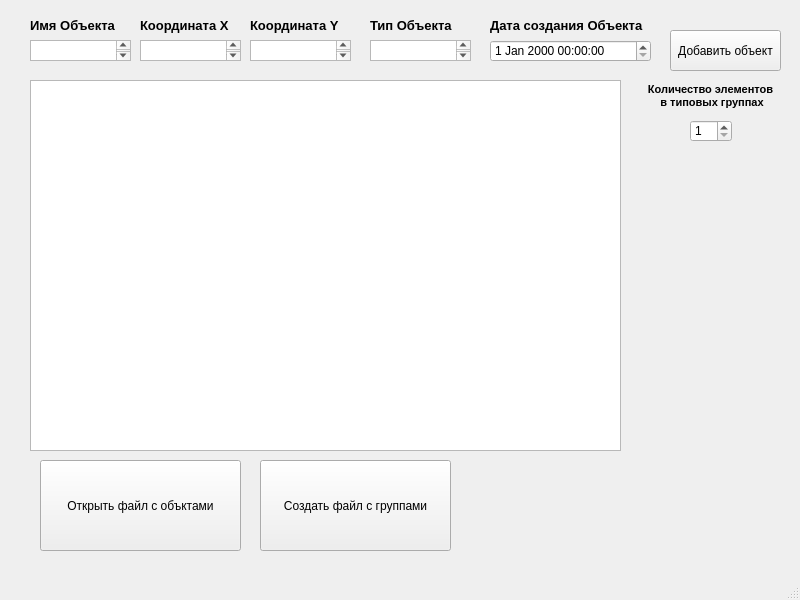
<?xml version="1.0" encoding="UTF-8"?>
<ui version="4.0">
 <class>MainWindow</class>
 <widget class="QMainWindow" name="MainWindow">
  <property name="geometry">
   <rect>
    <x>0</x>
    <y>0</y>
    <width>800</width>
    <height>600</height>
   </rect>
  </property>
  <property name="windowTitle">
   <string>MainWindow</string>
  </property>
  <widget class="QWidget" name="centralwidget">
   <widget class="QPushButton" name="OpenFileButton">
    <property name="geometry">
     <rect>
      <x>40</x>
      <y>460</y>
      <width>201</width>
      <height>91</height>
     </rect>
    </property>
    <property name="text">
     <string>Открыть файл с объктами</string>
    </property>
   </widget>
   <widget class="QLabel" name="label">
    <property name="geometry">
     <rect>
      <x>30</x>
      <y>10</y>
      <width>91</width>
      <height>31</height>
     </rect>
    </property>
    <property name="font">
     <font>
      <pointsize>10</pointsize>
      <weight>75</weight>
      <bold>true</bold>
     </font>
    </property>
    <property name="text">
     <string>Имя Объекта</string>
    </property>
   </widget>
   <widget class="QLabel" name="label_2">
    <property name="geometry">
     <rect>
      <x>140</x>
      <y>10</y>
      <width>101</width>
      <height>31</height>
     </rect>
    </property>
    <property name="font">
     <font>
      <pointsize>10</pointsize>
      <weight>75</weight>
      <bold>true</bold>
     </font>
    </property>
    <property name="text">
     <string>Координата X</string>
    </property>
   </widget>
   <widget class="QLabel" name="label_3">
    <property name="geometry">
     <rect>
      <x>250</x>
      <y>10</y>
      <width>101</width>
      <height>31</height>
     </rect>
    </property>
    <property name="font">
     <font>
      <pointsize>10</pointsize>
      <weight>75</weight>
      <bold>true</bold>
     </font>
    </property>
    <property name="text">
     <string>Координата Y</string>
    </property>
   </widget>
   <widget class="QLabel" name="label_4">
    <property name="geometry">
     <rect>
      <x>370</x>
      <y>10</y>
      <width>91</width>
      <height>31</height>
     </rect>
    </property>
    <property name="font">
     <font>
      <pointsize>10</pointsize>
      <weight>75</weight>
      <bold>true</bold>
     </font>
    </property>
    <property name="text">
     <string>Тип Объекта</string>
    </property>
   </widget>
   <widget class="QLabel" name="label_5">
    <property name="geometry">
     <rect>
      <x>490</x>
      <y>10</y>
      <width>171</width>
      <height>31</height>
     </rect>
    </property>
    <property name="font">
     <font>
      <pointsize>10</pointsize>
      <weight>75</weight>
      <bold>true</bold>
     </font>
    </property>
    <property name="text">
     <string>Дата создания Объекта</string>
    </property>
   </widget>
   <widget class="QTextEdit" name="Text_Name">
    <property name="geometry">
     <rect>
      <x>30</x>
      <y>40</y>
      <width>101</width>
      <height>21</height>
     </rect>
    </property>
   </widget>
   <widget class="QTextEdit" name="Text_X">
    <property name="geometry">
     <rect>
      <x>140</x>
      <y>40</y>
      <width>101</width>
      <height>21</height>
     </rect>
    </property>
   </widget>
   <widget class="QTextEdit" name="Text_Y">
    <property name="geometry">
     <rect>
      <x>250</x>
      <y>40</y>
      <width>101</width>
      <height>21</height>
     </rect>
    </property>
   </widget>
   <widget class="QTextEdit" name="Text_Type">
    <property name="geometry">
     <rect>
      <x>370</x>
      <y>40</y>
      <width>101</width>
      <height>21</height>
     </rect>
    </property>
   </widget>
   <widget class="QPushButton" name="Button_add_object">
    <property name="geometry">
     <rect>
      <x>670</x>
      <y>30</y>
      <width>111</width>
      <height>41</height>
     </rect>
    </property>
    <property name="text">
     <string>Добавить объект</string>
    </property>
   </widget>
   <widget class="QDateTimeEdit" name="DateEdit">
    <property name="geometry">
     <rect>
      <x>490</x>
      <y>40</y>
      <width>161</width>
      <height>22</height>
     </rect>
    </property>
   </widget>
   <widget class="QPushButton" name="Create_Groups_File">
    <property name="geometry">
     <rect>
      <x>260</x>
      <y>460</y>
      <width>191</width>
      <height>91</height>
     </rect>
    </property>
    <property name="text">
     <string>Создать файл с группами</string>
    </property>
   </widget>
   <widget class="QTextEdit" name="Text_ShowFile">
    <property name="geometry">
     <rect>
      <x>30</x>
      <y>80</y>
      <width>591</width>
      <height>371</height>
     </rect>
    </property>
   </widget>
   <widget class="QSpinBox" name="spinBox">
    <property name="geometry">
     <rect>
      <x>690</x>
      <y>120</y>
      <width>42</width>
      <height>22</height>
     </rect>
    </property>
    <property name="minimum">
     <number>1</number>
    </property>
   </widget>
   <widget class="QLabel" name="label_6">
    <property name="geometry">
     <rect>
      <x>630</x>
      <y>80</y>
      <width>161</width>
      <height>31</height>
     </rect>
    </property>
    <property name="font">
     <font>
      <pointsize>8</pointsize>
      <weight>75</weight>
      <bold>true</bold>
     </font>
    </property>
    <property name="text">
     <string>Количество элементов
 в типовых группах</string>
    </property>
    <property name="alignment">
     <set>Qt::AlignCenter</set>
    </property>
   </widget>
  </widget>
  <widget class="QMenuBar" name="menubar">
   <property name="geometry">
    <rect>
     <x>0</x>
     <y>0</y>
     <width>800</width>
     <height>21</height>
    </rect>
   </property>
  </widget>
  <widget class="QStatusBar" name="statusbar"/>
 </widget>
 <resources/>
 <connections/>
</ui>
